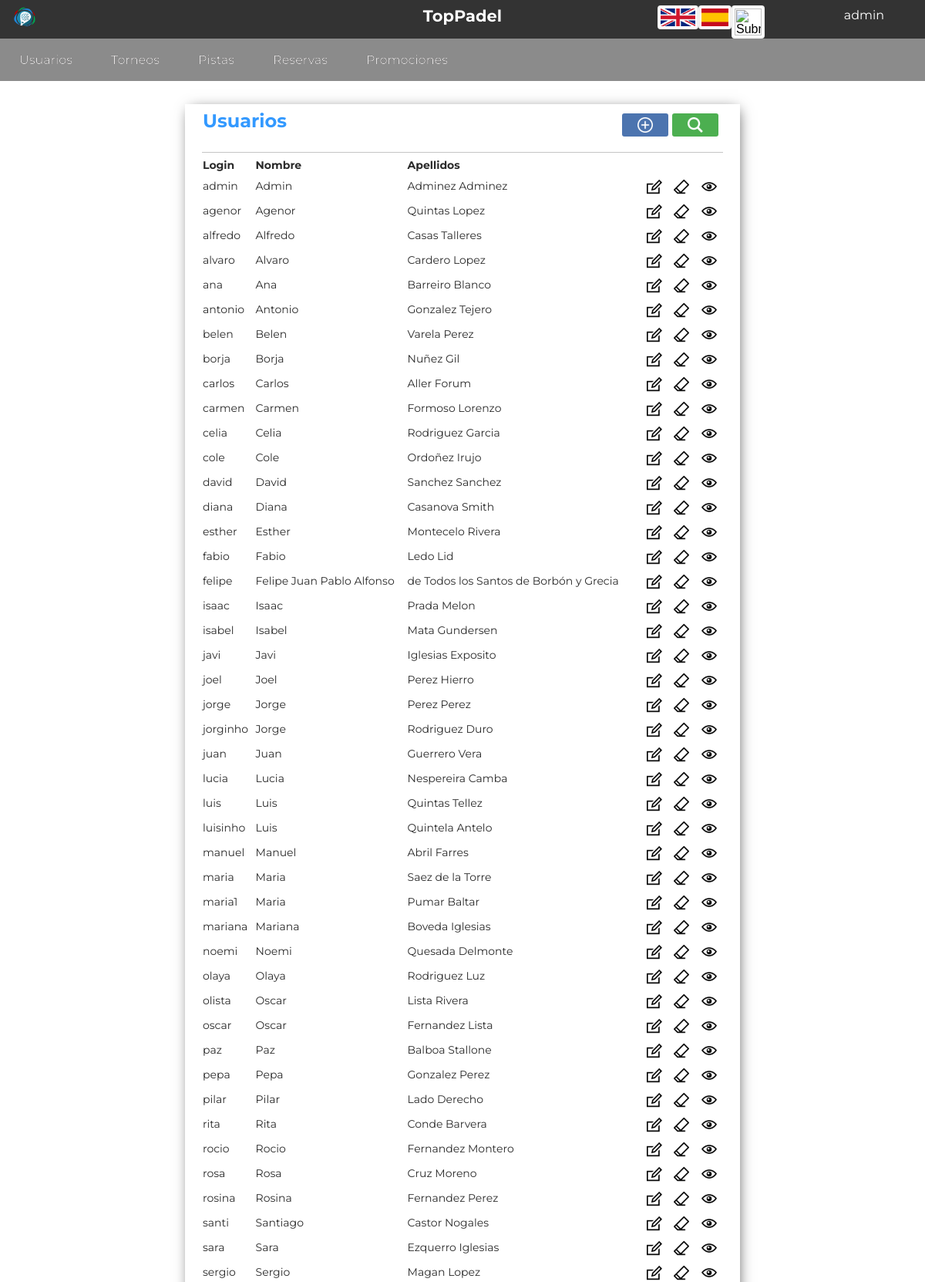
Screenshot of /Controllers/Usuarios_Controller.php (signed in, upper part) with the database file from the repository.
### tables this page shows
CREATE TABLE `usuarios` (
  `login` varchar(45) NOT NULL,
  `password` varchar(128) NOT NULL,
  `dni` varchar(9) NOT NULL,
  `nombre` varchar(30) NOT NULL,
  `apellidos` varchar(50) NOT NULL,
  `telefono` varchar(11) NOT NULL,
  `email` varchar(60) NOT NULL,
  `fecha` date NOT NULL,
  `sexo` enum('Masculina','Femenina') NOT NULL,
  `tipo` enum('ADMIN','NORMAL','ENTRENADOR') NOT NULL,
  `socio` enum('SI','NO') NOT NULL DEFAULT 'NO',
  `IBAN` varchar(4) DEFAULT NULL,
  `cuenta` varchar(30) DEFAULT NULL
);

### Models/Usuarios_Model.php (called while the page is built, shortened)
<?php
class USUARIOS_Model {
	var $login;
	var $dni;
	var $nombre;
	var $apellidos;
	var $telefono;
	var $email;
	var $fecha;
	var $sexo;
	var $socio;
	var $tipo;
	var $IBAN;
	var $cuenta;
function __construct($login,$password,$dni,$nombre,$apellidos,$telefono,$email,$fecha,$sexo,$tipo,$socio,$IBAN,$cuenta){
	$this->login = $login;
	$this->dni = $dni;
	$this->nombre = $nombre;
	$this->apellidos = $apellidos;
	$this->telefono = $telefono;
	$this->email = $email;
	$this->fecha = $fecha;
	$this->sexo = $sexo;
	$this->tipo = $tipo;
	$this->socio = $socio;
	$this->IBAN = $IBAN;
	$this->cuenta = $cuenta;
	include_once 'Access_DB.php';
	$this->mysqli = ConnectDB();
}
function search(){
	     $sql = "SELECT *
       			FROM usuarios
    			WHERE
    				(
    				(`login` LIKE '%$this->login%') &&
	 				(`nombre` LIKE '%$this->nombre%') &&
					(`apellidos` LIKE '%$this->apellidos%') &&
					(`dni` LIKE '%$this->dni%') &&
					(`telefono` LIKE '%$this->telefono%') &&
					(`email` LIKE '%$this->email%') &&
					(`fecha` LIKE '%$this->fecha%') &&
					(`sexo` LIKE '%$this->sexo%') &&
					(`tipo` LIKE '%$this->tipo%') &&
					(`socio` LIKE '%$this->socio%') &&
					(`IBAN` LIKE '%$this->IBAN%') &&
					(`cuenta` LIKE '%$this->cuenta%')
    				)";
    if (!($resultado = $this->mysqli->query($sql))){
		return 'Error en la búsqueda';
	}
    else{
		return $resultado;
	}
}
}
?>

### Models/Access_DB.php (called while the page is built)
<?php
function ConnectDB()
{
    $mysqli = new mysqli("localhost", "todolist", "todolist", "todolist");
	if ($mysqli->connect_errno) {
		include './MESSAGE.php';
		new MESSAGE("Fallo al conectar a MySQL: (" . $mysqli->connect_errno . ") " . $mysqli->connect_error, './index.php');
		return false;
	}
	else{
		return $mysqli;
	}
}
?>

### Views/Usuarios_SHOWALL_View.php (the view, shortened to what this page needs)
<?php
include '../Views/Header.php';
 class Usuarios_SHOWALL{
	var $datos;
	function __construct($datos,$enlace){
		$this -> datos = $datos;
		$this -> mostrar();
	}
	function mostrar(){
?>
	<div class="showall">
		<table class="showAllUsers">
			<tr><th class="title" colspan="4"><?php echo $strings['Usuarios']; ?>
			<form class="tableActions" action="../Controllers/Usuarios_Controller.php" method="">
			<button class="buscar-little" name="action" value="Confirmar_SEARCH" type="submit"></button>
			<button class="anadir-little"  name="action" value="Confirmar_ADD" type="submit"></button>
			</form></th></tr>
			<tr>
				<th><?php echo $strings['Login']; ?></th>
				<th><?php echo $strings['Nombre']; ?></th>
				<th><?php echo $strings['Apellidos']; ?></th>
				<th></th>
			</tr>
		<?php
			while($fila = $this ->datos->fetch_array()){
		?>
			<tr>
				<form action="../Controllers/Usuarios_Controller.php" method="post" name="action" >
					<td><?php echo $fila['login']; ?></td>
					<td><?php echo $fila['nombre']; ?></td>
					<td><?php echo $fila['apellidos']; ?></td>
					<td style="text-align:right">
						<button class="editar" name="action" value="Confirmar_EDIT" type="submit"></button>
						<button class="borrar" name="action" value="Confirmar_DELETE1" type="submit"></button>
						<button class="add" name="action" value="Confirmar_SHOWCURRENT" type="submit"></button>
					</td>
				</form>
			</tr>
		<?php
			}
		?>
		</table>
	</div>
<?php
    }
}
?>
	<?php include '../Views/Footer.php'; ?>

### Views/css/style.css (style rules this page uses)
form { font-size:14px; color:#2b2b2b; width:50%; margin-left:auto; margin-right:auto; margin-top:50px; padding: 20px 40px 20px 20px; box-shadow: 2px 3px 18px -5px rgba(0,0,0,0.75); }
.showAllUsers { font-size:14px; color:#2b2b2b; width:60%; margin-left:auto; margin-right:auto; margin-top:30px; margin-bottom: 35px; padding: 0px 20px 20px 20px; box-shadow: 2px 3px 18px -5px rgba(0,0,0,0.75); }
.title { text-align:left; font-size:24px; font-weight:bold; border-bottom: 1px solid rgba(114, 114, 114, 0.411); color:#39F; padding-bottom: 20px; }
th { padding-top: 5px; text-align: left; }
button { background-size: 20px 20px; background-position: center; background-repeat: no-repeat; margin-top: 25px; margin-right: 30px; border: none; color: white; padding: 20px 35px; text-align: center; font-size: 16px; cursor: pointer; border-radius: 3px; background-color:green; }
.buscar-little { vertical-align: text-bottom; float: right; margin-top: 5px; margin-right: 5px; padding: 15px 30px; background-image: url(../img/buscar.png); background-color: #4CAF50; }
.anadir-little { vertical-align: text-bottom; float: right; margin-top: 5px; margin-right: 5px; padding: 15px 30px; background-image: url(../img/anadir.png); background-color: rgb(76, 116, 175); }
.editar { background-image: url(../img/editar.png); background-color: Transparent; background-repeat:no-repeat; border: none; cursor:pointer; overflow: hidden; outline:none; margin-top: 5px; margin-right: 2px; padding: 10px 15px; margin-bottom: 3px; }
.borrar { background-image: url(../img/borrar.png); background-color: Transparent; background-repeat:no-repeat; border: none; cursor:pointer; overflow: hidden; outline:none; margin-top: 5px; margin-right: 2px; padding: 10px 15px; margin-bottom: 3px; }
.add { background-image: url(../img/ver.png); background-color: Transparent; background-repeat:no-repeat; border: none; cursor:pointer; overflow: hidden; outline:none; margin-top: 5px; margin-right: 2px; padding: 10px 15px; margin-bottom: 3px; }
.tableActions { display: contents; }

### rows the page displays
usuarios: login "admin", nombre "Admin", apellidos "Adminez Adminez"
usuarios: login "agenor", nombre "Agenor", apellidos "Quintas Lopez"
usuarios: login "alfredo", nombre "Alfredo", apellidos "Casas Talleres"
usuarios: login "alvaro", nombre "Alvaro", apellidos "Cardero Lopez"
usuarios: login "ana", nombre "Ana", apellidos "Barreiro Blanco"
usuarios: login "antonio", nombre "Antonio", apellidos "Gonzalez Tejero"
usuarios: login "belen", nombre "Belen", apellidos "Varela Perez"
usuarios: login "borja", nombre "Borja", apellidos "Nuñez Gil"
usuarios: login "carlos", nombre "Carlos", apellidos "Aller Forum"
usuarios: login "carmen", nombre "Carmen", apellidos "Formoso Lorenzo"
usuarios: login "celia", nombre "Celia", apellidos "Rodriguez Garcia"
usuarios: login "cole", nombre "Cole", apellidos "Ordoñez Irujo"
usuarios: login "david", nombre "David", apellidos "Sanchez Sanchez"
usuarios: login "diana", nombre "Diana", apellidos "Casanova Smith"
usuarios: login "esther", nombre "Esther", apellidos "Montecelo Rivera"
usuarios: login "fabio", nombre "Fabio", apellidos "Ledo Lid"
usuarios: login "felipe", nombre "Felipe Juan Pablo Alfonso", apellidos "de Todos los Santos de Borbón y Grecia"
usuarios: login "isaac", nombre "Isaac", apellidos "Prada Melon"
usuarios: login "isabel", nombre "Isabel", apellidos "Mata Gundersen"
usuarios: login "javi", nombre "Javi", apellidos "Iglesias Exposito"
usuarios: login "joel", nombre "Joel", apellidos "Perez Hierro"
usuarios: login "jorge", nombre "Jorge", apellidos "Perez Perez"
usuarios: login "jorginho", nombre "Jorge", apellidos "Rodriguez Duro"
usuarios: login "juan", nombre "Juan", apellidos "Guerrero Vera"
usuarios: login "lucia", nombre "Lucia", apellidos "Nespereira Camba"
usuarios: login "luis", nombre "Luis", apellidos "Quintas Tellez"
usuarios: login "luisinho", nombre "Luis", apellidos "Quintela Antelo"
usuarios: login "manuel", nombre "Manuel", apellidos "Abril Farres"
usuarios: login "maria", nombre "Maria", apellidos "Saez de la Torre"
usuarios: login "maria1", nombre "Maria", apellidos "Pumar Baltar"
usuarios: login "mariana", nombre "Mariana", apellidos "Boveda Iglesias"
usuarios: login "noemi", nombre "Noemi", apellidos "Quesada Delmonte"
usuarios: login "olaya", nombre "Olaya", apellidos "Rodriguez Luz"
usuarios: login "olista", nombre "Oscar", apellidos "Lista Rivera"
usuarios: login "oscar", nombre "Oscar", apellidos "Fernandez Lista"
usuarios: login "paz", nombre "Paz", apellidos "Balboa Stallone"
usuarios: login "pepa", nombre "Pepa", apellidos "Gonzalez Perez"
usuarios: login "pilar", nombre "Pilar", apellidos "Lado Derecho"
usuarios: login "rita", nombre "Rita", apellidos "Conde Barvera"
usuarios: login "rocio", nombre "Rocio", apellidos "Fernandez Montero"
usuarios: login "rosa", nombre "Rosa", apellidos "Cruz Moreno"
usuarios: login "rosina", nombre "Rosina", apellidos "Fernandez Perez"
usuarios: login "santi", nombre "Santiago", apellidos "Castor Nogales"
usuarios: login "sara", nombre "Sara", apellidos "Ezquerro Iglesias"
usuarios: login "sergio", nombre "Sergio", apellidos "Magan Lopez"

### other values shown
$_SESSION['login'] "admin"
$strings['Usuarios'] "Usuarios"
$strings['Torneos'] "Torneos"
$strings['Pistas'] "Pistas"
$strings['Reservas'] "Reservas"
$strings['Promociones'] "Promociones"
$strings['Login'] "Login"
$strings['Nombre'] "Nombre"
$strings['Apellidos'] "Apellidos"
